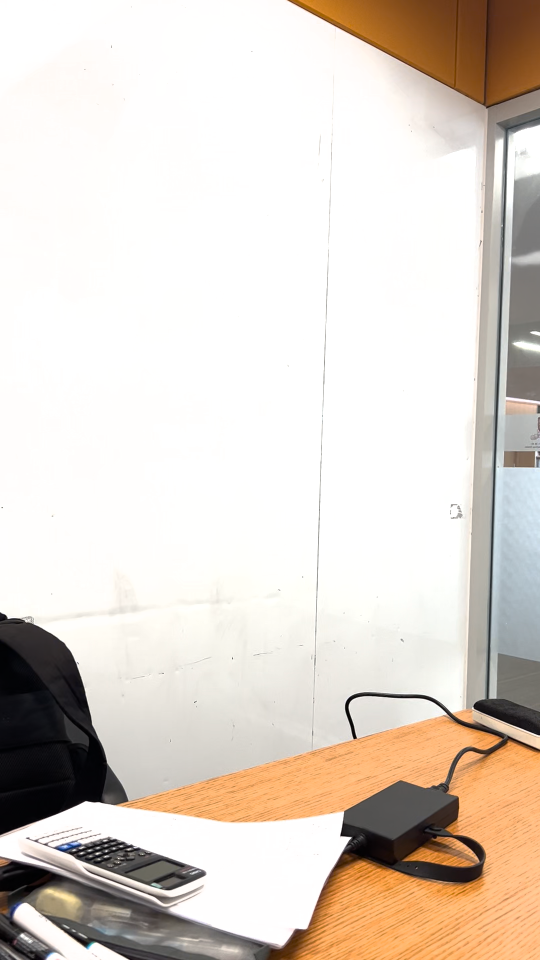
#> input picture frame 10 of videos/7.18_3.MOV, 1080 x 1920 px, given in place of 7.19_6.MOV, which was not available (shown at 1/2 size)
$ python main.py
#> lines starting #> are read from the running program, lines starting #| are printed output that depends on the picture
### ZSLcode/frame_selector.py
# this file realize selecting frames from a video

import cv2 as cv2
import numpy as np

class Frame_selector:

    def __init__(self):
        ''' basic'''
        self.path = None             # path of the video
        self.frame_set_proxy = None  # array of all frames ndarray
        self.frame_set_origin = None # frames without compression
        self.L = None                # total number of frames
        self.selected_frames = []    # indexes of interest frames
        self.f = None
        ''' criterion'''
        self.sift_thres = None       # threshold of ratio test
        self.max_length = None       # maxlength of interest points
        self.interest_thres = None   # threshold of number of interest points

    def set_path(self, path=None):
        self.path = path

    def set_focal(self, focal=1000):
        self.f = focal

    # [4 lines left out: function set_threshold, not called in this run]

    def load_vedio(self, proxy_compress=1):
        ''' read video file, return ndarray containing frames'''
#> called with proxy_compress = 5
        capture = cv2.VideoCapture(self.path)
        print('read success:', capture.isOpened())
        frame_set_proxy  = []
        frame_set_origin = []

        while True:
            isTrue, frame = capture.read()
#> frame is the input picture: shape (1920, 1080, 3); mean B, G, R 203.5, 212.7, 222.3

            if isTrue:
                ''' record the frame_set'''
                h,w = frame.shape[:2]
#> h = 1920; w = 1080
                # frame = cv2.rotate(frame, cv2.ROTATE_180)
                frame_set_origin.append(frame) # original
                frame_cps = cv2.resize(frame, dsize = (w//proxy_compress, h//proxy_compress), interpolation=cv2.INTER_CUBIC)
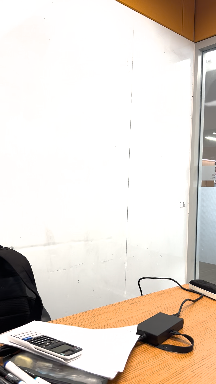
#> frame_cps: shape (384, 216, 3); mean B, G, R 203.5, 212.7, 222.3
                frame_set_proxy.append(frame_cps)    # compressed

            else:
                break

        capture.release()
        cv2.destroyAllWindows()

        self.frame_set_proxy  = np.array(frame_set_proxy)
        self.frame_set_origin = np.array(frame_set_origin)
        self.L                = len(frame_set_proxy)

        return self.frame_set_proxy, self.frame_set_origin, self.L

    # [47 lines left out: functions play_video, show_frame, __sift_matching, not called in this run]

    def __get_criterion(self, idx1, idx2):
        '''generate a function of criterion for interest point'''
        return 200 * self.interest_thres * np.log1p((idx2-idx1)) / self.L
        # return self.interest_thres

    # [6 lines left out: function __reach_critirion, not called in this run]

    # binary search on frame_set -------------------------------------------------

    def search_frames(self):
        ''' search in all the frames'''
        self._search_frames(1, self.L-2)

    # [50 lines left out: functions _search_frames, __search, print_selected, output_selected_frames, not called in this run]

    def run_select_frame(self, proxy_compress=5, sift_thres=0.5, max_length=50, interest_thres=10):
        '''main method'''
        # print('load')
        self.load_vedio(proxy_compress)
        # print('set_threshold')
        self.set_threshold(sift_thres, max_length, interest_thres)
        # print('search_frame')
        self.search_frames()
        # print('output')
        res = self.output_selected_frames(if_original=True)
        print('length of the imgs:', len(res))
        # print('complete')
        return res

## ------------------------------------------------------------

# if __name__ == '__main__':

#     FF = Frame_selector()
#     FF.set_path('video\IMG_4804.MOV')
#     # FF.set_focal(3000)
#     # FF.load_vedio(proxy_compress=5)
#     # FF.set_threshold(sift_thres=0.5, max_length=50, interest_thres=10)
#     # FF.play_video()
#     # FF.show_frame(100)
#     # FF.search_frames()
#     # FF.print_selected()
#     # frames = FF.output_selected_frames(show=True, if_original=False)
#     FF.run_select_frame(proxy_compress=5,
#                         sift_thres=0.5,
#                         interest_thres=10)

### ZSLcode/main.py
import image_stitching
import mycyl
import cv2
import matplotlib.pyplot as plt
import numpy as np
from frame_selector import Frame_selector

print('-------selecting frames-------')
FF = Frame_selector()
FF.set_path('/Users/zhaosonglin/Documents/GitHub/EIE4512_pano_proj/final_code/videos/7.19_6.MOV')
imgs = FF.run_select_frame(proxy_compress=5,
                           sift_thres=0.5,
                           interest_thres=5)


print('------cylindrical warping------')
for i in range(len(imgs)):
    img = imgs[i]
    img = mycyl.cylindricalWarping(img, 1544)
    imgs[i] = img


# [19 lines of commented-out code are left out]

print('-----stitching images------')
stitcher = image_stitching.Stitcher()
res = stitcher.run_stitch_sequencial(imgs[:15], 0.6)
# res = stitcher.run_stitch_divide(imgs[:6], 0.6)
# print(res)
res = cv2.cvtColor(res, cv2.COLOR_BGR2RGB)
plt.imshow(res)
plt.show()

$ run again, starting later in the video
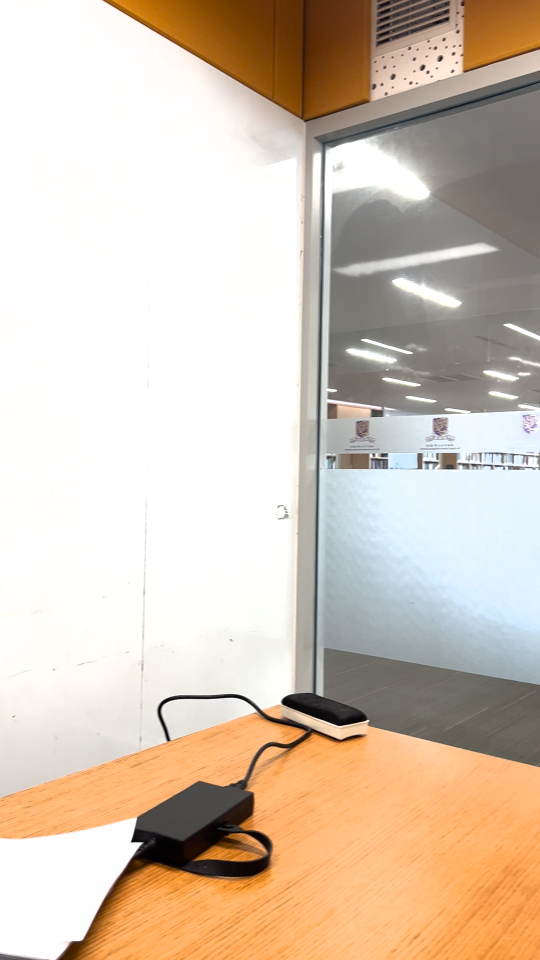
#> input picture frame 47 of videos/7.18_3.MOV, 1080 x 1920 px, given in place of 7.19_6.MOV, which was not available (shown at 1/2 size)
#> in load_vedio, frame is the input picture: shape (1920, 1080, 3); mean B, G, R 181.8, 198, 214
#> in load_vedio, `frame_cps = cv2.resize(frame, dsize = (w//proxy_compress, h//proxy_com..`:
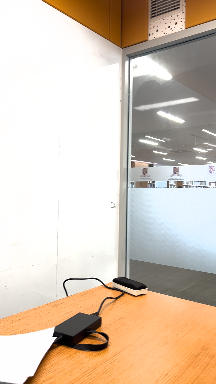
#> frame_cps: shape (384, 216, 3); mean B, G, R 181.8, 198, 214

$ run again, starting later in the video
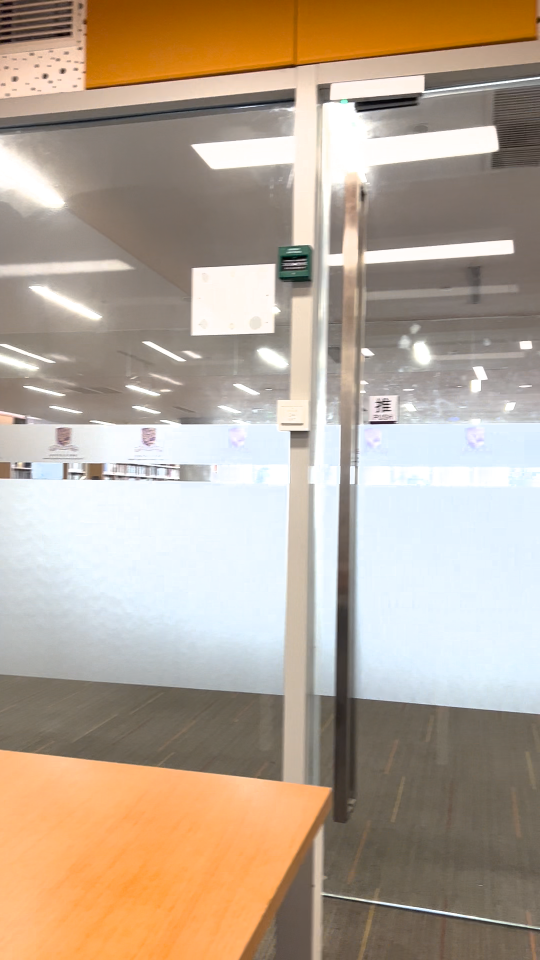
#> input picture frame 84 of videos/7.18_3.MOV, 1080 x 1920 px, given in place of 7.19_6.MOV, which was not available (shown at 1/2 size)
#> in load_vedio, frame is the input picture: shape (1920, 1080, 3); mean B, G, R 148.8, 166.1, 182.4
#> in load_vedio, `frame_cps = cv2.resize(frame, dsize = (w//proxy_compress, h//proxy_com..`:
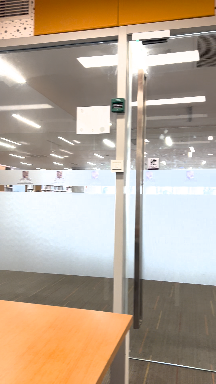
#> frame_cps: shape (384, 216, 3); mean B, G, R 148.7, 166, 182.3
